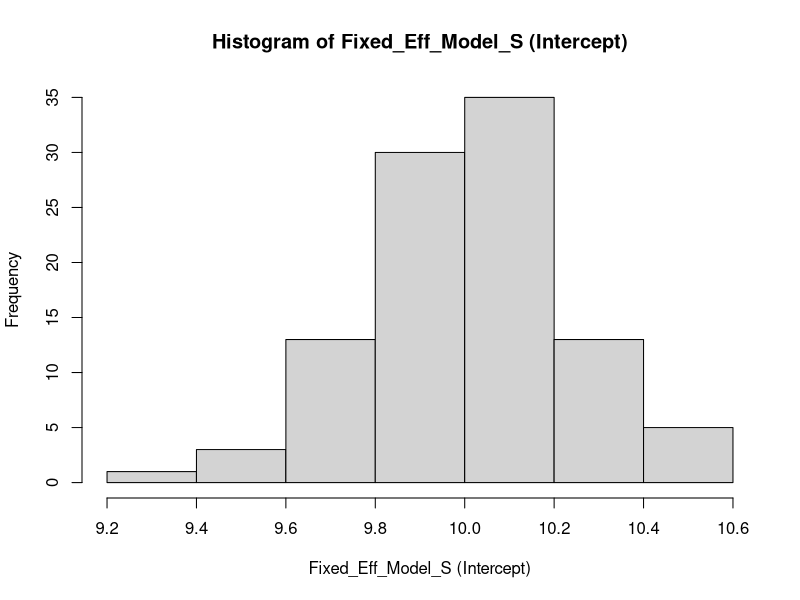
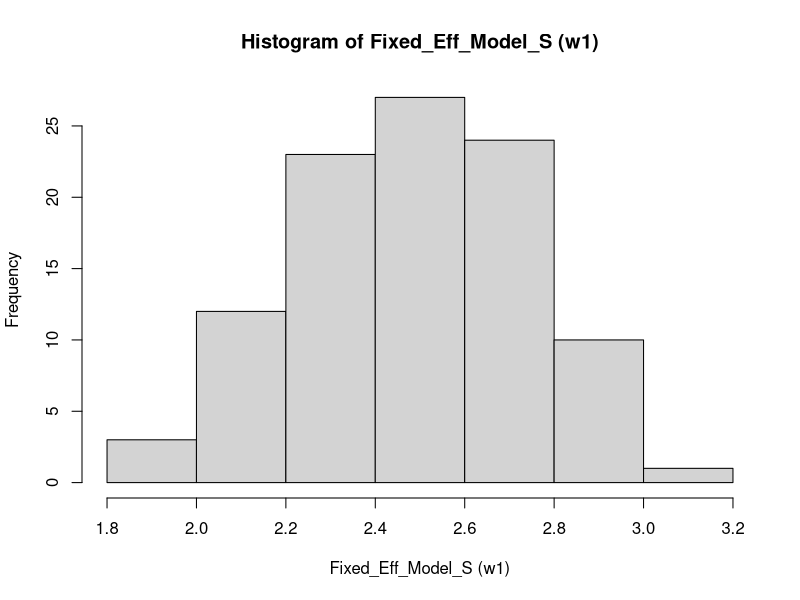
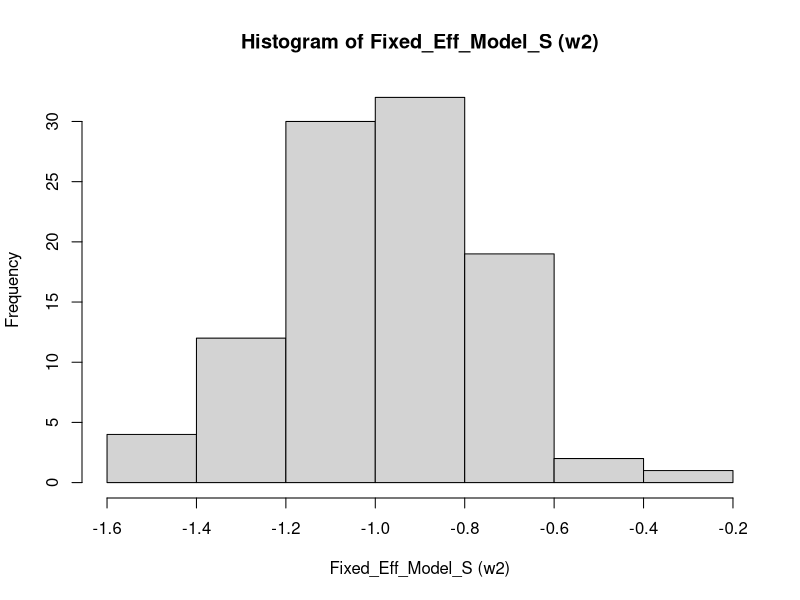
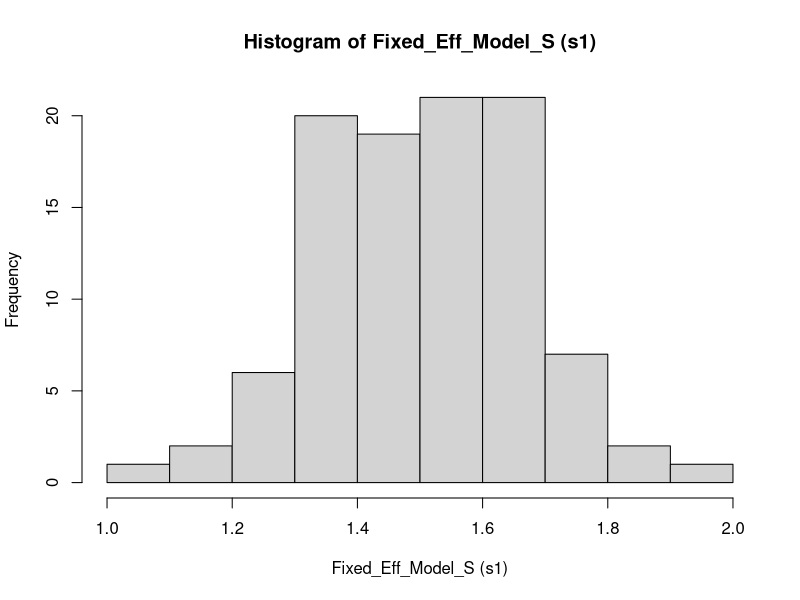
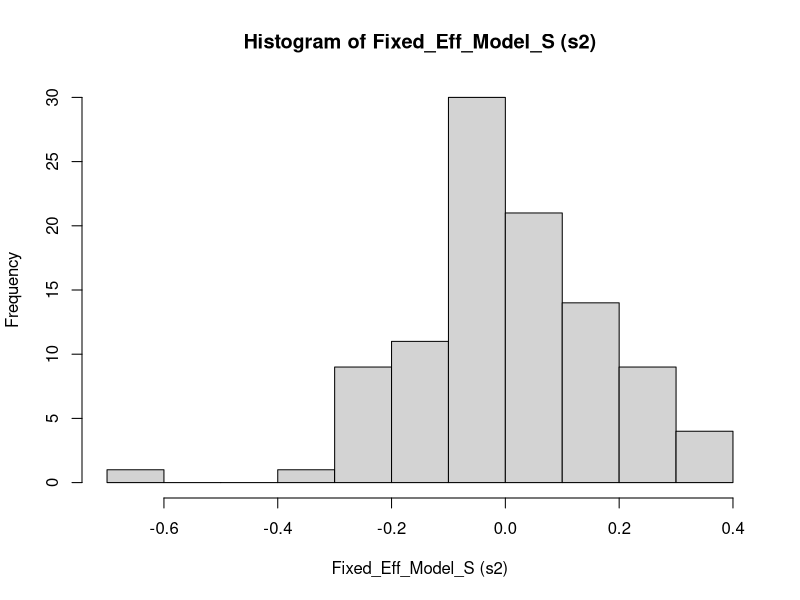
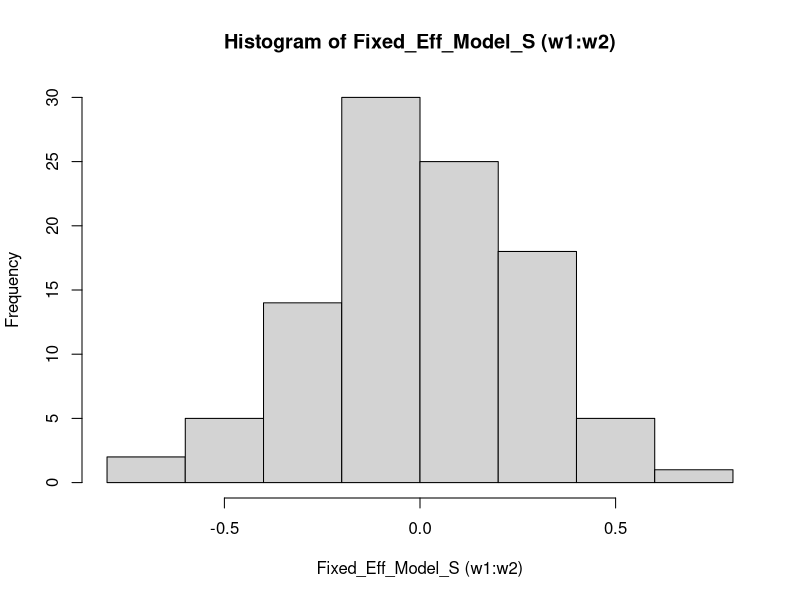
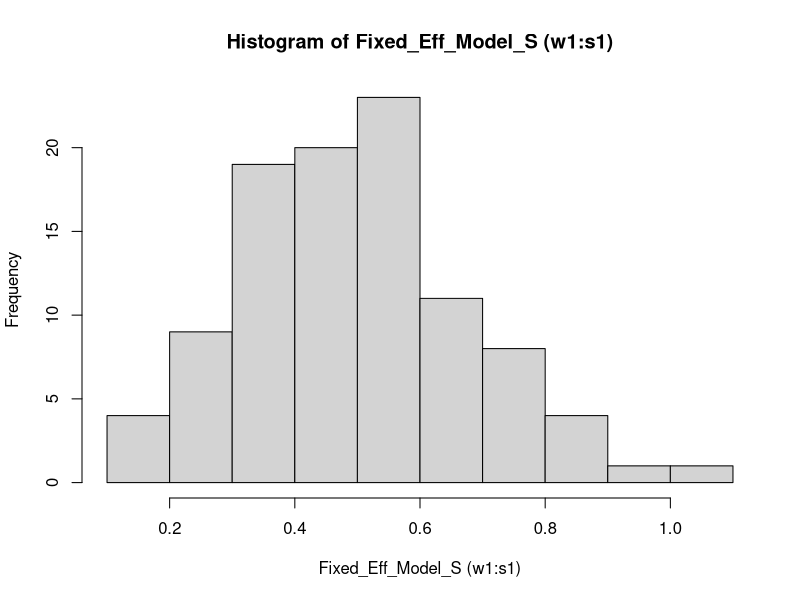
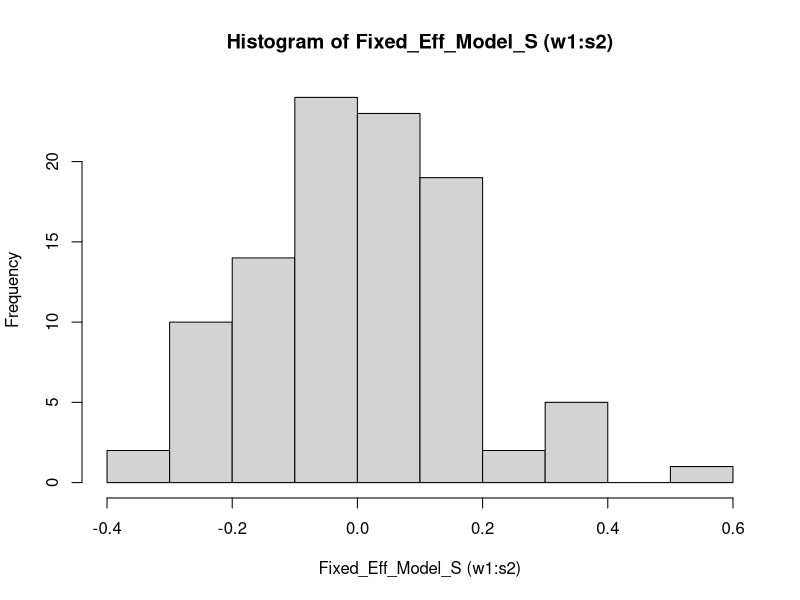

Generate these figures, in order, with R:
## ---- chunk 1
knitr::opts_chunk$set(echo = TRUE)
## ---- chunk 2

################################################################################
#Create the model matrix for X_S (Whole Plot and Split Plot Factors)
################################################################################

HTC <- 2
ETC <- 2
r <- 2
nsim <- 100

# Create the factors for the Design Matrix
w_names <- paste0("w", 1:HTC)
s_names <- paste0("s", 1:ETC)

# Create list of w and s variables
combined_list <- c(
  setNames(replicate(ETC, c(-1, 1), simplify = FALSE), s_names),
  setNames(replicate(HTC, c(-1, 1), simplify = FALSE), w_names)
)

# Create data frame of all combinations of w and s
df_S <- expand.grid(combined_list) #base experimental design
df_rep_S <- df_S[rep(seq_len(nrow(df_S)), r), ] #replicated experimental design
row.names(df_rep_S) <- NULL #make the row count sequential

# Build the formula for linear and interaction terms (no quadratic)
linear_terms_ws <- c(w_names, s_names)
formula_S <- as.formula(
  paste("~ (", paste(linear_terms_ws, collapse = " + "), ")^2")
)

# Create the model matrix for X_S (Split and Whole Plot Factors)
X_S <- model.matrix(formula_S, data = df_rep_S)
colnames(X_S)[1] <- '0'

################################################################################
#Create the model matrix for X_W (Whole Plot Factors)
################################################################################

#1. Create list of whole plot variables
wpf_terms <- setNames(replicate(HTC, c(-1,1), simplify = FALSE), w_names)


#2. Create data frame of all combinations of w
df_W <- expand.grid(wpf_terms) #base experimental design
df_rep_W <- df_W[rep(seq_len(nrow(df_W)), r), ] #replicated experimental design
row.names(df_rep_W) <- NULL #make the row count sequential

#3. Build the formula for linear and interaction terms (no quadratic)
linear_terms_w <- w_names

formula_W <- as.formula(
  paste("~ (", paste(w_names, collapse = " + "), ")^2")
)

# Create the model matrix
X_W <- X_S[, !grepl("s", colnames(X_S), ignore.case = TRUE)]

################################################################################
#Create the model matrix for X_SW (Y_S - Y_W Model)
################################################################################

#Remove columns with Whole Plot Terms only (Main Effects and Interaction of WPF)
X_SW <- X_S[, grep('s', colnames(X_S), value = TRUE)]
colnames(X_SW) <- gsub(":", "_", colnames(X_SW))

## ---- chunk 3

library(lmerTest)

Sigma2_W <- 0.2
Sigma2_S <- 1

set.seed(1)
  dl <- as.factor(rep(seq(1, r*2^HTC), each = 2^ETC))  #delta as a factor
    
  fixed_effect_names_S <- paste0("beta", colnames(X_S))
  fixed_effect_names_W <- paste0("beta", colnames(X_W))
  
  #beta <- setNames(rnorm(length(fixed_effect_names))
  # fixed_effect_names)  #assign values to fixed effect names
  effects <- c(10,2.5,-1,1.5,0,0,1/2,0,0,0,0)
  
  #assign values to fixed effect names
  beta_S <- setNames(effects, fixed_effect_names_S)  
  names(beta_S)[1] <- "beta*0"
  beta_W <- beta_S[!grepl("s", colnames(X_S), ignore.case = TRUE)]
 
  
  #Compute the means of S and W model
  mu_S <- X_S %*% beta_S
  mu_W <- X_W %*% beta_W

#Simulation Function for S Model
sim_model_S <- function(X_S, mu_S, mu_W, Sigma2_S, Sigma2_W, dl) {
  
  n_groups <- length(unique(dl))
  
  epsilon_W <- rnorm(n_groups, mean = 0, sd = sqrt(Sigma2_W))
  epsilon_W <- rep(epsilon_W, times = table(dl))
  
  epsilon_S <- rnorm(nrow(X_S), mean = 0, sd = sqrt(Sigma2_S))
  
  Y_S <- mu_S + epsilon_W + epsilon_S
  Y_W <- mu_W + epsilon_W

  df_S <- data.frame(epsilon_W, df_rep_S, Y_S)
  
  formula_S <- as.formula(
  paste("Y_S ~ (", paste(linear_terms_ws, collapse = " + "), ")^2 + (1|epsilon_W)"))
  
  rmodel_S <- summary(lmer(formula_S, data = df_S))
  rownames(rmodel_S$coefficients) <- sub("\\(Intercept\\)", "Intercept", rownames(rmodel_S$coefficients))

  # Extract fixed effects estimates

  fixed_effects_S <- rmodel_S$coefficients[, "Estimate"]
  pvalues_S <- rmodel_S$coefficients[, "Pr(>|t|)"]
  
   
  # Extract and compute variance of random effects
  
  Sigma2_W <- (as.numeric(rmodel_S$varcor$epsilon_W))^2
  Sigma2_S <- (rmodel_S$sigma)^2
   
  
 
   # Generate data frame of fixed and variable effects
  dffe_S <- as.data.frame(t(fixed_effects_S))
  colnames(dffe_S) <- paste0("Fixed_Eff_Model_S (", names(fixed_effects_S), ")")
  dffp_S <- as.data.frame(t(pvalues_S))
  colnames(dffp_S) <- paste0("pvalue_Model_S (", names(pvalues_S), ")")
  df_out_S <- cbind(dffe_S, dffp_S)
  df_out_S$Sigma2_W <- Sigma2_W
  df_out_S$Sigma2_S <- Sigma2_S
  colnames(df_out_S)[colnames(df_out_S) == "Sigma2_W"] <- "Sigma2_W (Model S)"
  colnames(df_out_S)[colnames(df_out_S) == "Sigma2_S"] <- "Sigma2_S (Model S)"
  
  return(list(df_out_S = df_out_S, Y_W = Y_W, Y_S = Y_S))
  
}

#Simulation Function for W Model
sim_model_W <- function(Y_W) {
  
  Y_W_unique <- unique(Y_W)  
  df_W <- data.frame(df_rep_W, Y_W = Y_W_unique)

  # Build the formula for linear and interaction terms (no quadratic)
  linear_terms <- w_names

  formula_W <- as.formula(
  paste("Y_W ~ (", paste(w_names, collapse = " + "), ")^2"))
  
  rmodel_W <- summary(lm(formula_W, data = df_W))
  rownames(rmodel_W$coefficients) <- sub("\\(Intercept\\)", "Intercept", rownames(rmodel_W$coefficients))

  # Extract fixed effects estimates
  fixed_effects_W <- rmodel_W$coefficients[, "Estimate"]
  pvalues_W <- rmodel_W$coefficients[, "Pr(>|t|)"]

  # Extract and compute variance of random effects
   Sigma2_W <- (rmodel_W$sigma)^2
  
  
  # Combine into a data frame 
  dffe_W <- as.data.frame(t(fixed_effects_W))
  colnames(dffe_W) <- paste0("Fixed_Eff_Model_W (", names(fixed_effects_W),")")
  dffp_W <- as.data.frame(t(pvalues_W))
  colnames(dffp_W) <- paste0("pvalue_Model_W (", names(pvalues_W), ")")
  df_out_W <- cbind(dffe_W, dffp_W)
  df_out_W$Sigma2_W <- Sigma2_W
  colnames(df_out_W)[colnames(df_out_W) == "Sigma2_W"] <- "Sigma2_W (Model W)"
  return(df_out_W)
  
}

#Simulation Function for SW Model
sim_model_SW <- function(X_SW, Y_S, Y_W) {

  df_SW <- data.frame(Y_SW = Y_S - Y_W, X_SW)

# Build the formula for linear and interaction terms (no quadratic)

 formula_SW <- as.formula(
  paste("Y_SW ~", paste(colnames(X_SW), collapse = " + "))
)

  rmodel_SW <- summary(lm(formula_SW, data = df_SW))
  rownames(rmodel_SW$coefficients) <- sub("\\(Intercept\\)", "Intercept", rownames(rmodel_SW$coefficients))

  # Extract fixed effects estimates

  fixed_effects_SW <- rmodel_SW$coefficients[, "Estimate"]
  pvalues_SW <- rmodel_SW$coefficients[, "Pr(>|t|)"]

  # Extract and compute variance of random effects
   Sigma2_S <- (rmodel_SW$sigma)^2

   # Combine into a data frame
  dffe_SW <- as.data.frame(t(fixed_effects_SW))
  colnames(dffe_SW) <- paste0("Fixed_Eff_Model_SW (", names(fixed_effects_SW),")")
  dffp_SW <- as.data.frame(t(pvalues_SW))
  colnames(dffp_SW) <- paste0("pvalue_Model_SW (", names(pvalues_SW), ")")
  df_out_SW <- cbind(dffe_SW, dffp_SW)
  df_out_SW$Sigma2_S <- Sigma2_S
  colnames(df_out_SW)[colnames(df_out_SW) == "Sigma2_S"] <- "Sigma2_S (Model SW)"
  return(df_out_SW)

}

#Analysis Function
analyze <- function(sim_df) {
  
  fixed_eff_cols <- grep("^Fixed_Eff", colnames(sim_df), value = TRUE)

  for (col in fixed_eff_cols) {
    hist(sim_df[[col]], main = paste("Histogram of", col), xlab = col)
}


#Plot Histograms of Variance Components
varcomp_cols <- grep("^Sigma", colnames(sim_df), value = TRUE)
  for (col in varcomp_cols){
    hist(sim_df[[col]], main = paste("Histogram of", col), xlab = col)
}

#Statistical Significance
# Get the names of p-value columns
pval_cols <- grep("^pvalue", colnames(sim_df), value = TRUE)

# Create a logical matrix: TRUE if p-value < 0.05
sig_matrix <- sim_df[, pval_cols] < 0.05

#rename the columns of sig matrix TPR.
colnames(sig_matrix) <- gsub("pvalue", "TPR", colnames(sig_matrix))

# Compute proportion significant for each estimate
prop_sig <- colMeans(sig_matrix, na.rm = TRUE)

# Print results
print(prop_sig)
  
}

# Set up empty data frames for simulation results

sim_df_S <- data.frame()
sim_df_W <- data.frame()
sim_df_S_W <- data.frame()
  
#Run Simulation
for(i in 1:nsim){
 
  sim_model_S_out <- sim_model_S(X_S, mu_S, mu_W, Sigma2_S = Sigma2_S, Sigma2_W = Sigma2_W, dl)
  Y_W <- sim_model_S_out$Y_W
  Y_S <- sim_model_S_out$Y_S
  
  rmodel_S <- as.data.frame(sim_model_S_out$df_out_S)
  sim_df_S <- rbind(sim_df_S, rmodel_S)
  
  rmodel_W <- as.data.frame(sim_model_W(Y_W))
  sim_df_W <- rbind(sim_df_W, rmodel_W)
  
  rmodel_S_W <- as.data.frame(sim_model_SW(X_SW, Y_S, Y_W))
  sim_df_S_W <- rbind(sim_df_S_W, rmodel_S_W)
 
}

S_model_analysis <- analyze(sim_df_S)
W_model_analysis <- analyze(sim_df_W)
SW_model_analysis <- analyze(sim_df_S_W)
